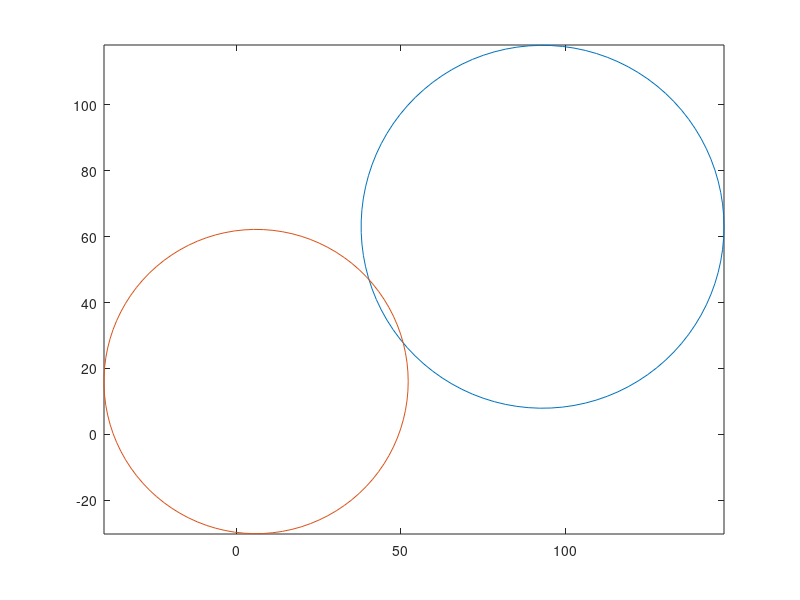

Write the MATLAB code that produced this figure.
r0=55.1;
r1=46.2;
x0=93;
y0=63;
x1=6;
y1=16;
theta = linspace(0,2*pi,100);
plot(x0 + r0*cos(theta), y0 + r0*sin(theta),'-')
hold on
plot(x1 + r1*cos(theta), y1 + r1*sin(theta), '-')
axis equal